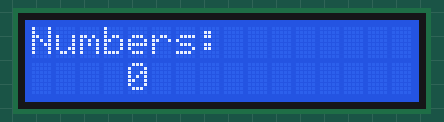
This sketch was run on a simulated Arduino Uno, built with avr-gcc and run on an emulated ATmega328P. Parts: 16×2 character LCD.

Above: at 0.1 s.
At 1.1 s:
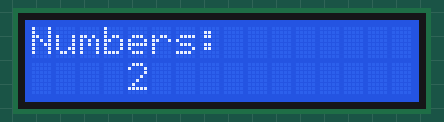
At 1.6 s:
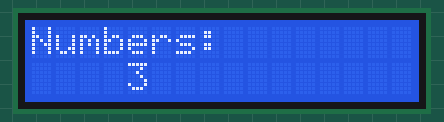
At 2.6 s:
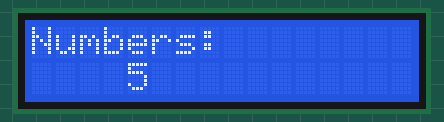
At 3.6 s:
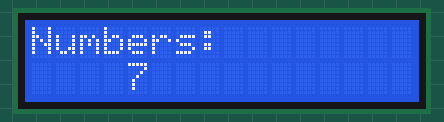
At 5.6 s:
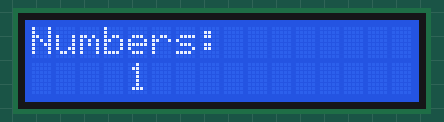

The sketch:

LCD_1.ino
```cpp
/*
 The circuit:
 * LCD RS pin to digital pin 12
 * LCD Enable pin to digital pin 11
 * LCD D4 pin to digital pin 5
 * LCD D5 pin to digital pin 4
 * LCD D6 pin to digital pin 3
 * LCD D7 pin to digital pin 2
 * LCD R/W pin to ground
 */

// include the library code:
#include <LiquidCrystal.h>

// initialize the library with the numbers of the interface pins
LiquidCrystal lcd(12, 11, 5, 4, 3, 2);

void setup() {
  // set up the lcd's number of columns and rows:
  lcd.begin(16, 2);
}

void loop() {
  lcd.setCursor(0,0);
  lcd.print("Numbers: ");

  for(int i=0; i<10; i++){
    lcd.setCursor(4,1);
    lcd.print(i);    // requires integer as input -- don't use char
    delay(500);
  }
}
```

Measured:
- by itself, everything shown: repeats every 5.0 s, in 10 steps
- what the display in image 1 shows lasts 0.5 s, from 1.1 s to 1.6 s
